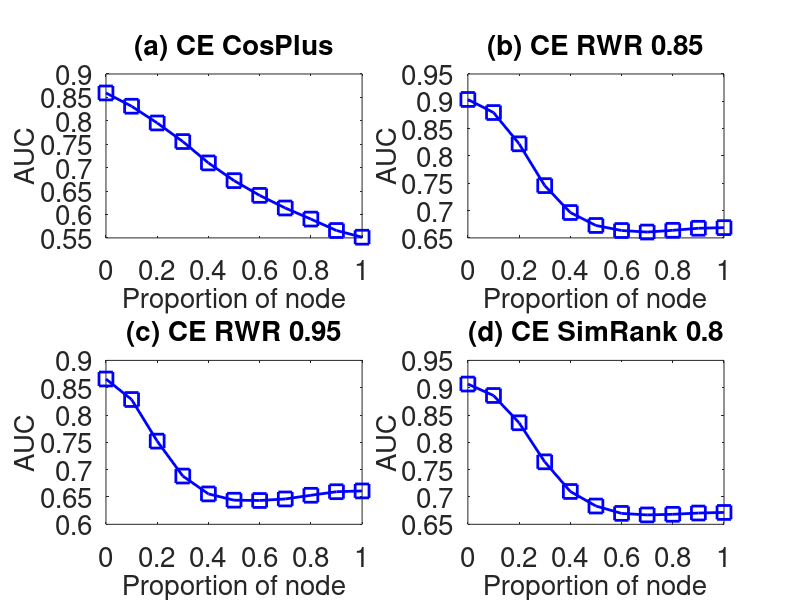

Source code (MATLAB):
subplot(2,2,1);
x=0:0.1:1;
y=[0.85947	0.831148	0.7954	0.75571	0.710102	0.672284	0.640778	0.613846	0.590188	0.565806	0.55147
];
plot(x,y,'-bs','LineWidth',2,'MarkerSize',10);
set(gca,'FontSize',20);
xlabel('Proportion of node','fontsize',20);
ylabel('AUC','fontsize',20);
title('(a) CE CosPlus','fontsize',20);

subplot(2,2,2);
x=0:0.1:1;
y=[0.903358	0.87944	0.822196	0.745698	0.696444	0.672752	0.663528	0.660702	0.663888	0.667636	0.668798
];
plot(x,y,'-bs','LineWidth',2,'MarkerSize',10);
set(gca,'FontSize',20);
xlabel('Proportion of node','fontsize',20);
ylabel('AUC','fontsize',20);
title('(b) CE RWR 0.85','fontsize',20);

subplot(2,2,3);
x=0:0.1:1;
y=[0.865942	0.828406	0.752246	0.688318	0.655626	0.644154	0.643588	0.646392	0.65314	0.65965	0.661084
];
plot(x,y,'-bs','LineWidth',2,'MarkerSize',10);
set(gca,'FontSize',20);
xlabel('Proportion of node','fontsize',20);
ylabel('AUC','fontsize',20);
title('(c) CE RWR 0.95','fontsize',20);


subplot(2,2,4);
x=0:0.1:1;
y=[0.90669	0.885768	0.835792	0.76435	0.710074	0.683468	0.669964	0.667176	0.668308	0.670646	0.671712
];
plot(x,y,'-bs','LineWidth',2,'MarkerSize',10);
set(gca,'FontSize',20);
xlabel('Proportion of node','fontsize',20);
ylabel('AUC','fontsize',20);
title('(d) CE SimRank 0.8','fontsize',20);